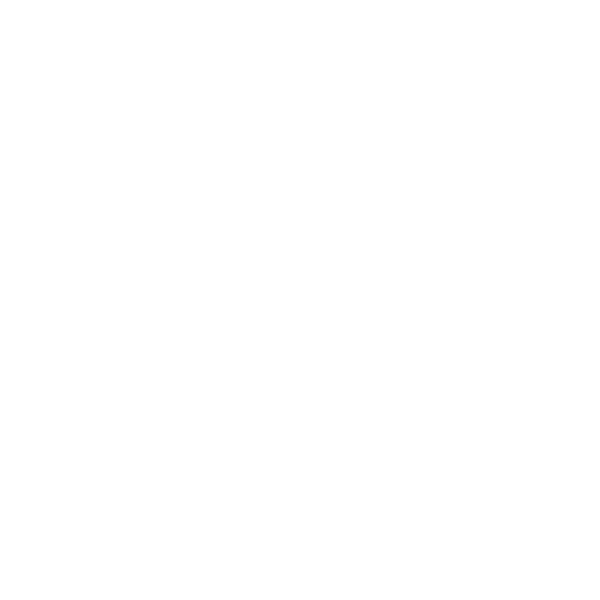
Frame 1 (no input)
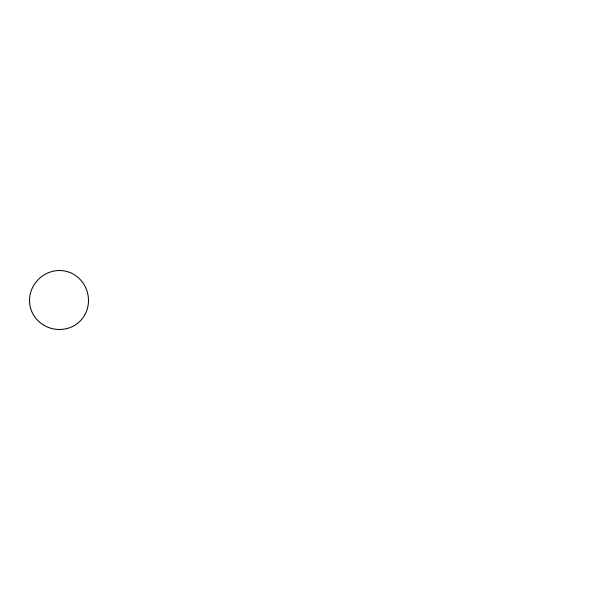
Frame 60 (the mouse pressed at the canvas centre just before this capture)
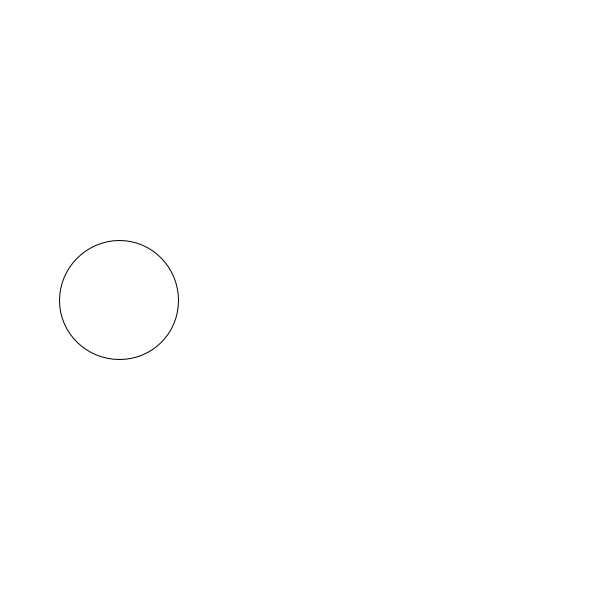
Frame 120 (the mouse held since frame 60 and released just before this capture)

The Processing sketch that drew these frames (run headless with seeded random() and noise(); from frame 60 on, the mouse is pressed at the canvas centre):

// Processing sketch: circle_goes_right_growing
// ── circle_goes_right_growing.pde
int x;

void setup() {
  size(600,600);
  x = 0;
}

void draw() {
  background(255);
  ellipse(x,300,x,x);
  x = x + 1;
  if (x > 700) {
    x = -100;
  }
}
